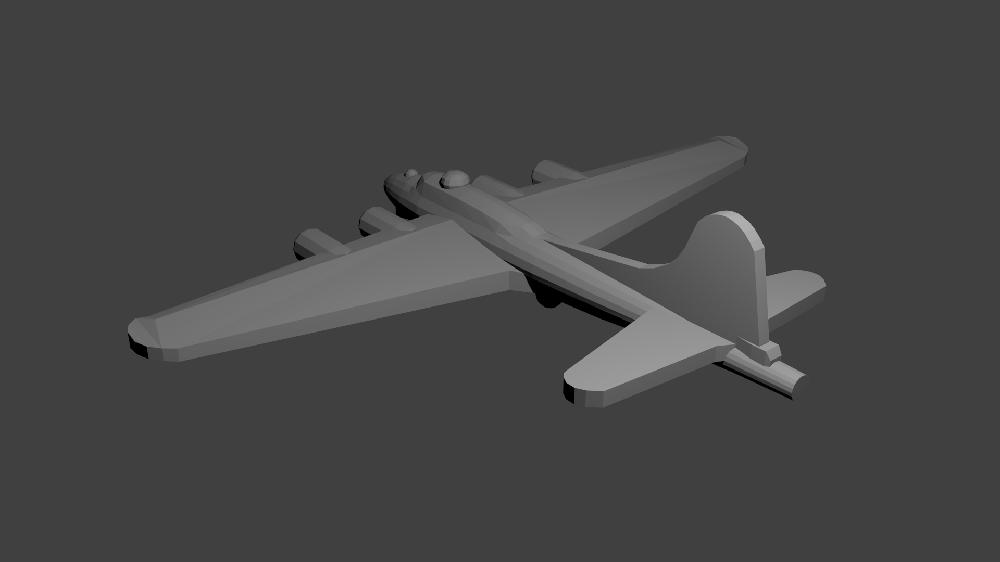
#> input picture ImagesW1K/00009.jpg, 1000 x 562 px; its folder holds only this picture in this run
$ python imagebw200.py
#> lines starting #> are read from the running program, lines starting #| are printed output that depends on the picture
### imgnum.py
# Copyright 2018 Nathan Wiebe nwiebe@bu.edu

# Returns a standard filename based on input number.

def filestr(imgnum):
    if imgnum < 10:
        imgstr = "0000%s.jpg" % (imgnum)
    elif imgnum < 100:
        imgstr = "000%s.jpg" % (imgnum)
    elif imgnum < 1000:
        imgstr = "00%s.jpg" % (imgnum)
    elif imgnum < 10000:
        imgstr = "0%s.jpg" % (imgnum)
    elif imgnum < 100000:
        imgstr = "%s.jpg" % (imgnum)

    return imgstr

### imagebw200.py
# Copyright 2018 Nathan Wiebe nwiebe@bu.edu

# Takes from a selection of suitable photos.
# Assigns them to either test or train data.
# Converts to black and white.
# Resizes to 300x200.

import os
from PIL import Image
import imgnum
import random

# Define input directory.

fromdir = "./ImagesW1K"

# Define output directories.
# ..Indicates that we will be referencing them from the fromdir.

testdir = "../testdata/"
traindir = "../traindata/"

# Initialize filecounters for both datasets.

testnum = 0
trainnum = 0
outnum = 0

# Change to input directory.

os.chdir(fromdir)
print("Pulling from: " + os.getcwd())

for filename in os.listdir():
    print("Getting: " + filename)
    # Open image.
    try:
        curimg = Image.open(filename)
#> curimg is the input picture: PIL image 1000x562 RGB; min 0, max 199, mean 69.6
    except:
        pass

    # Decide whether the image will be training or testdata.
    if random.uniform(0, 1) > .8:
        outdir = testdir
        testnum = testnum + 1
        outnum = testnum
        print("Will be test picture #" + str(testnum))
    else:
        outdir = traindir
        trainnum = trainnum + 1
        outnum = trainnum
        print("Will be train picture #" + str(trainnum))
    print("Will be picture #" + str(outnum))
    print("Opened: " + filename)
    # Convert to black and white.
    curimg = curimg.convert('L')
#> curimg: PIL image 1000x562 L
    # Resize image to 300x200 pixels.
    curimg = curimg.resize((300, 200))
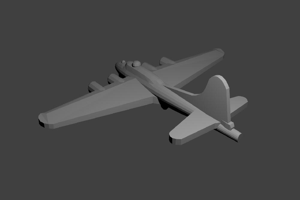
#> curimg: PIL image 300x200 L; min 0, max 177, mean 69.6
    # Generate savefile name.
    imgstr = imgnum.filestr(outnum)
    # Save into EC602MP2 directory.
    print(outdir + imgstr)
    curimg.save(outdir + imgstr)

print("Number of test images: " + str(testnum))
print("Number of train images: " + str(trainnum))

$ run again, on ImagesW1K/00038.jpg
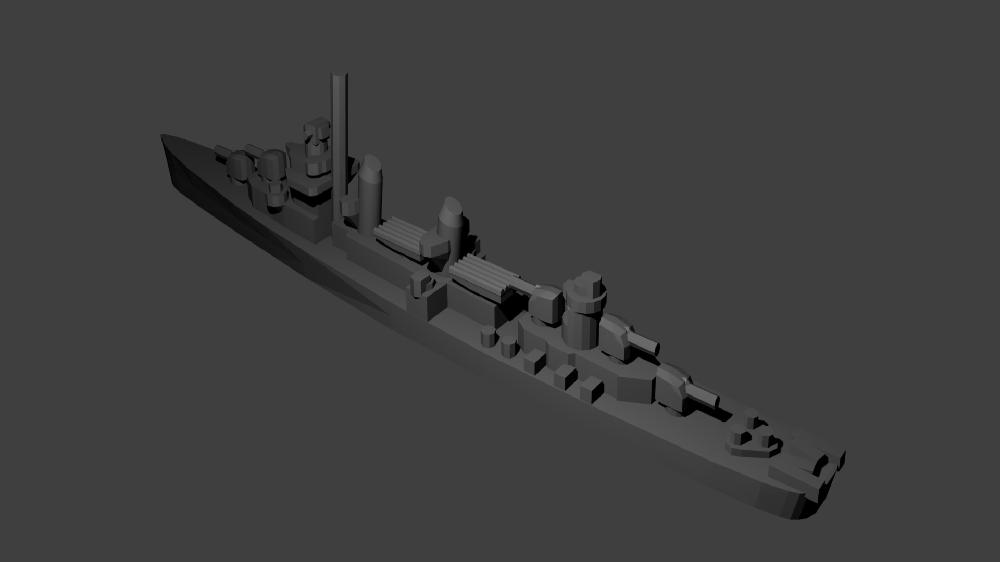
#> input picture ImagesW1K/00038.jpg, 1000 x 562 px
#> curimg is the input picture: PIL image 1000x562 RGB; min 0, max 137, mean 62.2
#> `curimg = curimg.resize((300, 200))`:
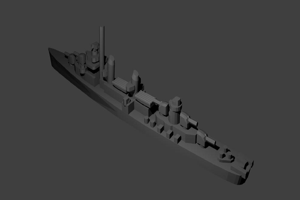
#> curimg: PIL image 300x200 L; min 0, max 109, mean 62.2
